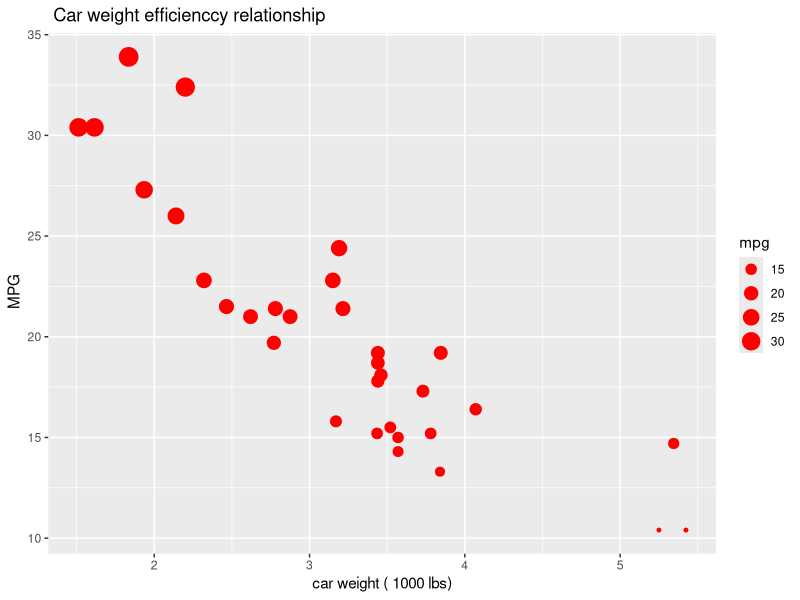

Write R code to recreate this figure.
## ---- chunk 1
cat <- 10
dog <- 7
cat> dog 

dog > cat | cat < 20


dog < cat & cat == 10
## ---- chunk 2
library(tidyverse)
## ---- chunk 3
ggplot(data = mtcars, aes( x = wt, y = mpg))+ 
  geom_point(color='red', aes(size=mpg, color= wt))+
  labs(x= "car weight ( 1000 lbs)", y= " MPG", title= " Car weight efficienccy relationship ")
